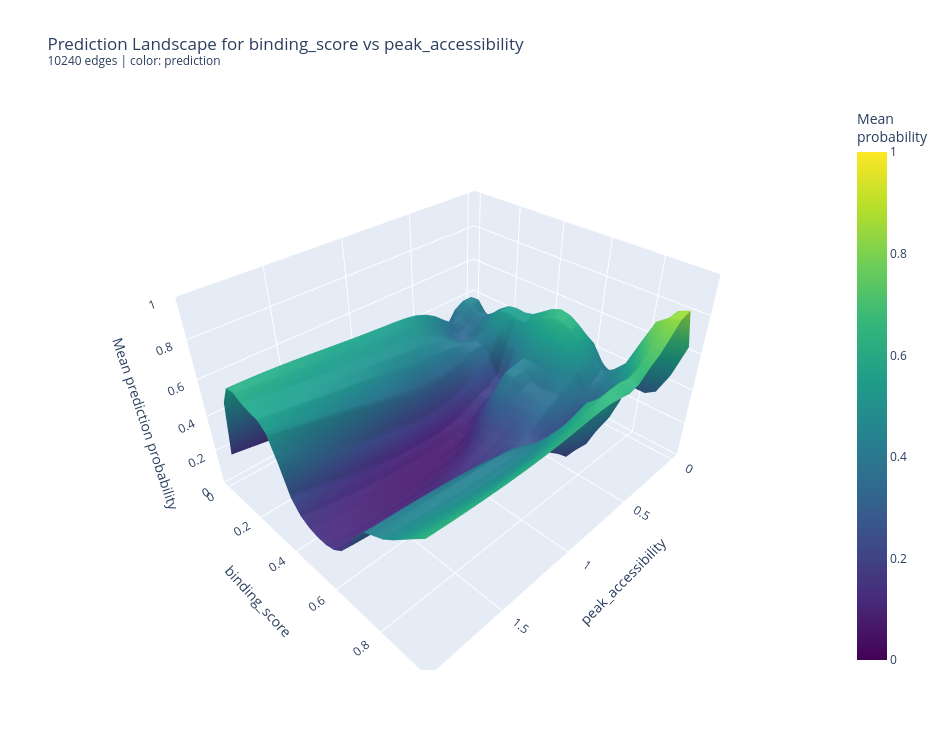

The notebook cell saved with this chart:
### Code cell
import plotly.graph_objects as go
from scipy.stats import binned_statistic_2d

color_by = "prediction"     # "prediction" | "predicted_true" | "observed_true"
true_threshold = 0.5
min_points = 5               # hide observed bins with fewer real points


def grid_bin_edges(values):
    """Bin edges halfway between grid points, so bin i is centred on grid value i."""
    mids = (values[1:] + values[:-1]) / 2
    return np.concatenate([
        [values[0] - (values[1] - values[0]) / 2],
        mids,
        [values[-1] + (values[-1] - values[-2]) / 2],
    ])


def surface_color(color_by):
    if color_by == "prediction":
        return dict(surfacecolor=mean_prediction_grid, cmin=0, cmax=1,
                    colorscale="Viridis", title="Mean<br>probability")

    if color_by == "predicted_true":
        frac = (all_edge_landscapes >= true_threshold).mean(axis=0)
        return dict(surfacecolor=frac, cmin=0, cmax=1, colorscale="Viridis",
                    title=f"Fraction of edges<br>with p ≥ {true_threshold}")

    if color_by == "observed_true":
        bins = [grid_bin_edges(feature1_values), grid_bin_edges(feature2_values)]
        frac = binned_statistic_2d(real_f1, real_f2, real_labels, "mean", bins=bins).statistic
        count = binned_statistic_2d(real_f1, real_f2, real_labels, "count", bins=bins).statistic
        frac[count < min_points] = np.nan
        base_rate = real_labels.mean()        # white = same True rate as the data overall
        return dict(surfacecolor=frac, cmin=0, cmax=1, cmid=base_rate,
                    colorscale="RdBu_r",
                    title=f"Observed fraction True<br>(base rate {base_rate:.2f})")

    raise ValueError(f"Unknown color_by: {color_by}")


feature2_x, feature1_y = np.meshgrid(feature2_values, feature1_values, indexing="xy")
color = surface_color(color_by)

fig = go.Figure(go.Surface(
    x=feature2_x,
    y=feature1_y,
    z=mean_prediction_grid,
    surfacecolor=color["surfacecolor"],
    customdata=color["surfacecolor"],
    colorscale=color["colorscale"],
    cmin=color["cmin"],
    cmax=color["cmax"],
    cmid=color.get("cmid"),
    colorbar=dict(title=color["title"]),
    hovertemplate=(
        f"{feature2_name}: %{{x:.3f}}<br>"
        f"{feature1_name}: %{{y:.3f}}<br>"
        "Mean prediction: %{z:.4f}<br>"
        "Color value: %{customdata:.3f}"
        "<extra></extra>"
    ),
))

fig.update_layout(
    title=(
        f"Prediction Landscape for {feature1_name} vs {feature2_name}"
        f"<br><sup>{len(all_edge_labels)} edges | color: {color_by}</sup>"
    ),
    scene=dict(
        xaxis_title=feature2_name,
        yaxis_title=feature1_name,
        zaxis_title="Mean prediction probability",
        zaxis=dict(range=[0, 1]),
        aspectratio=dict(x=1.2, y=1.0, z=0.7),
    ),
    width=950,
    height=750,
)
fig.show()

out_dir = PROJECT_DIR / "new_plots" / "prediction_landscapes"
out_dir.mkdir(parents=True, exist_ok=True)

out_path = out_dir / f"{feature1_name}_vs_{feature2_name}_{color_by}_landscape.html"
fig.write_html(out_path, include_plotlyjs=True, full_html=True)
print(f"Saved {out_path}")

### Figure 1 — Plotly figure (JSON) as saved in the notebook; plotly's stock layout.template omitted (floating-point values rounded to 4 significant figures; data arrays with more than 128 entries replaced by an {"elided": "..."} marker saying what was removed)
{"data": [{"cmax": 1, "cmin": 0, "colorbar": {"title": {"text": "Mean<br>probability"}}, "colorscale": [[0, "#440154"], [0.1111, "#482878"], [0.2222, "#3e4989"], [0.3333, "#31688e"], [0.4444, "#26828e"], [0.5556, "#1f9e89"], [0.6667, "#35b779"], [0.7778, "#6ece58"], [0.8889, "#b5de2b"], [1, "#fde725"]], "customdata": {"elided": "25x25 float values"}, "hovertemplate": "peak_accessibility: %{x:.3f}<br>binding_score: %{y:.3f}<br>Mean prediction: %{z:.4f}<br>Color value: %{customdata:.3f}<extra></extra>", "surfacecolor": {"elided": "25x25 float values"}, "type": "surface", "x": {"elided": "25x25 float values"}, "y": {"elided": "25x25 float values"}, "z": {"elided": "25x25 float values"}}], "layout": {"height": 750, "scene": {"aspectratio": {"x": 1.2, "y": 1, "z": 0.7}, "xaxis": {"title": {"text": "peak_accessibility"}}, "yaxis": {"title": {"text": "binding_score"}}, "zaxis": {"range": [0, 1], "title": {"text": "Mean prediction probability"}}}, "title": {"text": "Prediction Landscape for binding_score vs peak_accessibility<br><sup>10240 edges | color: prediction</sup>"}, "width": 950}}
